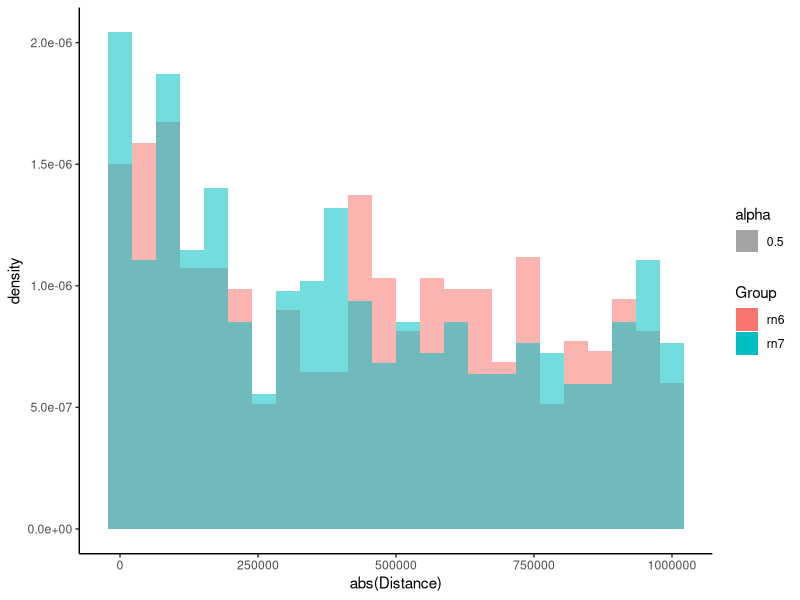
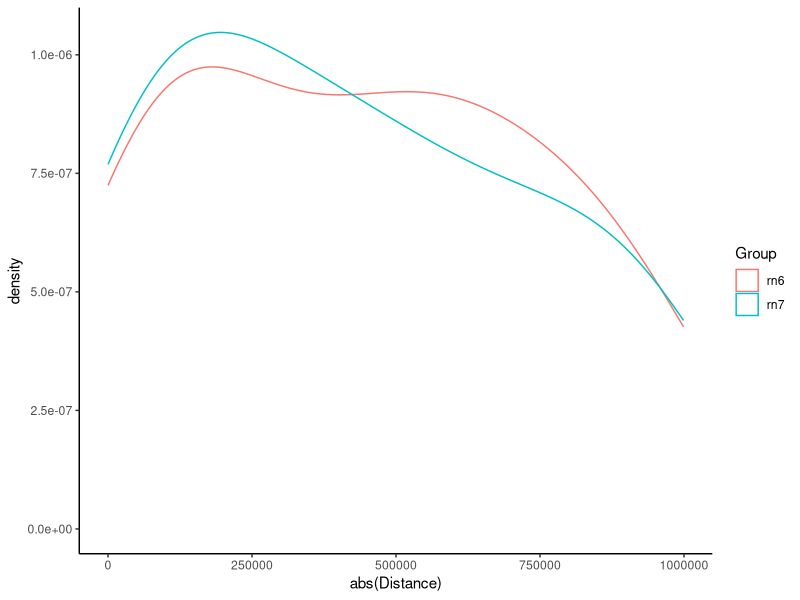
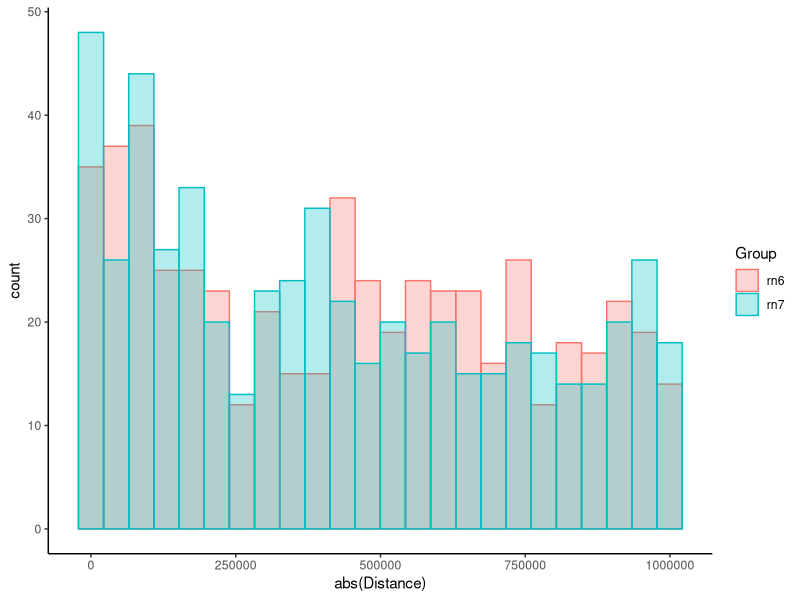
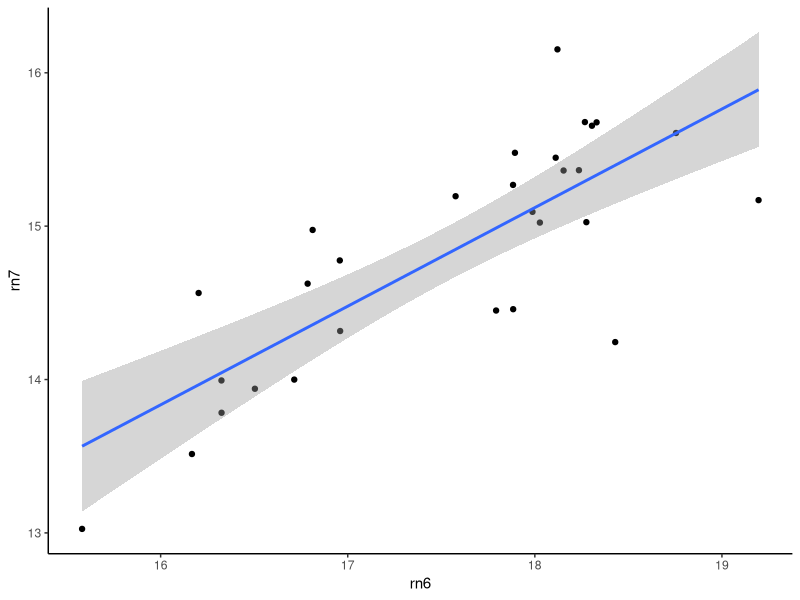

Here is the R script that generated these plots, in order:
#rm(list=ls())
#setwd("D:/data/02110221_pQTL_analysis/QTL_rn6_rn7/final_code/rat_genome")
#####################################################################
# Figure 4A
#####################################################################

library(readr)
library(qvalue)
library(tidyverse)
library(plyr)
library(readxl)
###################################################################
exp <- read_excel("Data/Data_final_v2.xlsx",  sheet = "Figure4A")
###################################################################

ggplot(data = exp,  aes(x = abs(Distance),  fill = Group)) +
  geom_histogram(aes(x = abs(Distance), y = after_stat(density), alpha=0.5), 
                 position="identity", bins = 24) +
    theme_classic()

ggplot(data = exp, aes(x = abs(Distance),  col = Group)) +
  geom_density( adjust =2) +
   theme_classic()

ggplot(data = exp) +
  geom_histogram(aes(x = abs(Distance),  fill = Group, colour = Group), alpha = 0.3, position = "identity", bins = 24) +
  theme_classic()




#####################################################################
# Figure 4C
#####################################################################
library(ggplot2)
library(readxl)
exp <- read_excel("Data/Data_final_v2.xlsx",  sheet = "Figure4C")

# Calculating correlation coefficient
cor.test(exp$rn6, exp$rn7)
ggplot(data =  exp, aes( x= rn6 , y =  rn7)) +
  geom_point() + theme_classic() +
  geom_smooth(method = "lm")
